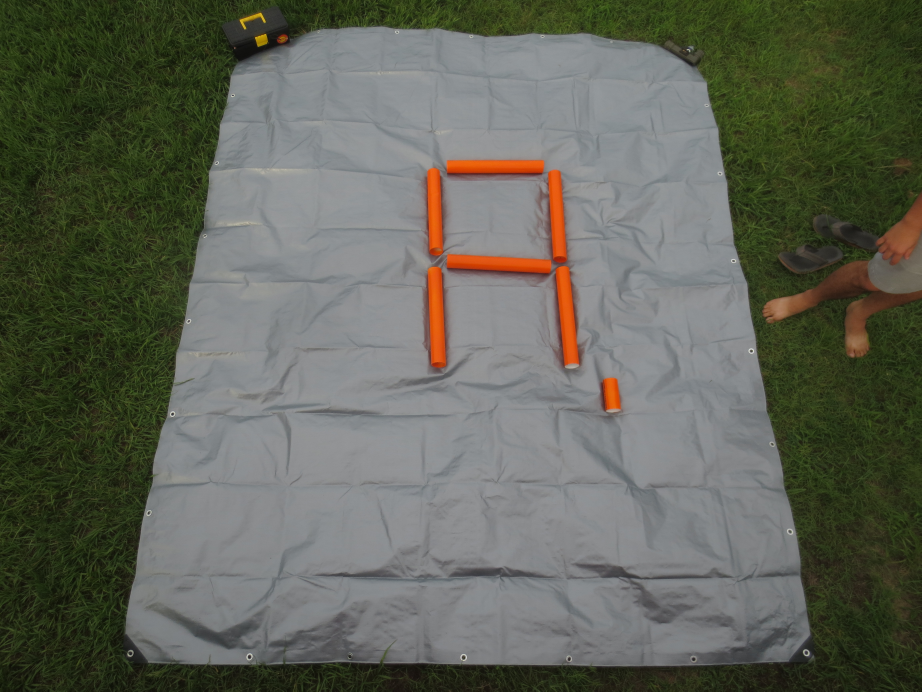
#> input picture Digits/A.JPG, 4608 x 3456 px (shown at 1/5 size)
$ python -i hog_test.py   (imports and definitions only)   (Python 2 division)
#> lines starting #> are read from the running program, lines starting #| are printed output that depends on the picture; after the words box and inside, x2 and y2 are one past the last pixel; in counts of white or black regions, pixels touching at a corner belong together
#> further down, picture is the input picture: shape (3456, 4608, 3); mean B, G, R 87.3, 99.1, 96.2
__author__ = 'Ralph F. Leyva'

# Module imports
import cv2
import json
import numpy as np
from StringIO import StringIO
from sklearn.externals import joblib
from skimage.feature import hog

'''
    PROPAGATOR OCR SERVER
        This script will implement a Linear SVC/HOG based OCR client
        to recognize images being passed through JSON which contain
        hexadecimal-like digits constructed out of pipes. Sample images
        can be found in the Digits folder.
'''

# HSV color-ranges used to threshold out the hexadecimal value
orange_min_hsv = np.array([0, 50, 50],np.uint8)
orange_max_hsv = np.array([10, 255, 255],np.uint8)

def convert_bgr2greyscale(cv_image):
    # Converts the image from BGR colorspace to greyscale
    return cv2.cvtColor(cv_image, cv2.COLOR_BGR2GRAY)

def convert_bgr2hsv(cv_image):
    # Converts the image from BGR colorspace to HSV inorder to threshold
    return cv2.cvtColor(cv_image, cv2.COLOR_BGR2HSV)

def resize_image(image, scaling_factor):
    # Resizes the image...
#> called with scaling_factor = 0.2
    return cv2.resize(image, (0,0), fx = scaling_factor, fy = scaling_factor)
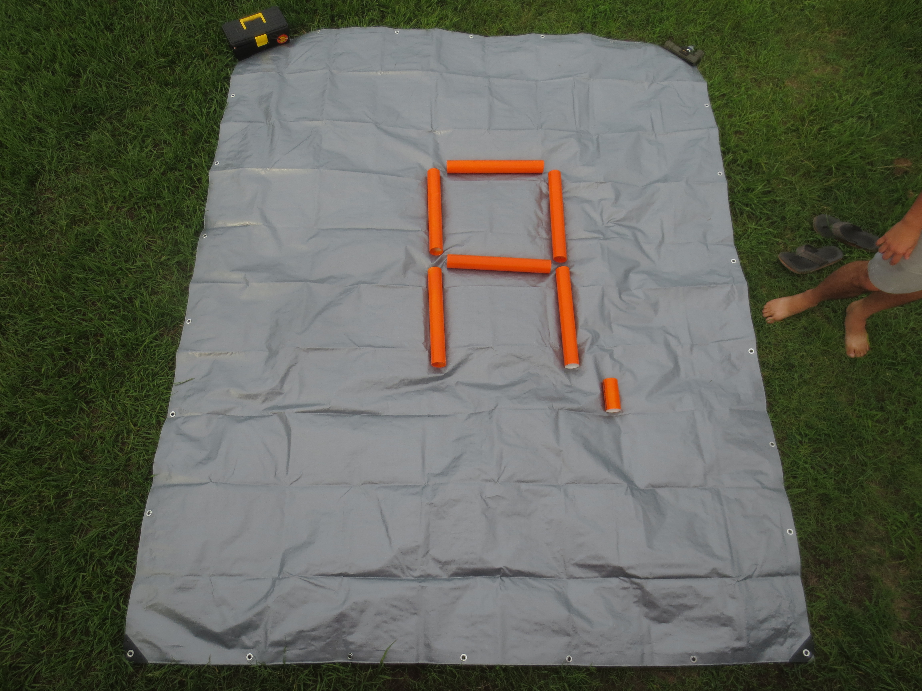
#> returned value: shape (691, 922, 3); mean of channels 0, 1, 2 87.3, 99.1, 96.2; drawn as B, G, R

def transform_image(image):
    # Carries out the appropriate transforms on the given input image. Here
    # we carry out thresholding for orange, and attempt to blur each of the
    # segments for the image to make one continuous blob that we can
    # treat as a hex-value.
    resized_image = resize_image(image, 0.2)
    hsv_cv_image = convert_bgr2hsv(resized_image)
#> in convert_bgr2hsv, `return cv2.cvtColor(cv_image, cv2.COLOR_BGR2HSV)`: returned value: shape (691, 922, 3); mean H, S, V 72.2, 68.6, 102.9
    orange_mask_hsv = cv2.inRange(hsv_cv_image, orange_min_hsv, orange_max_hsv)
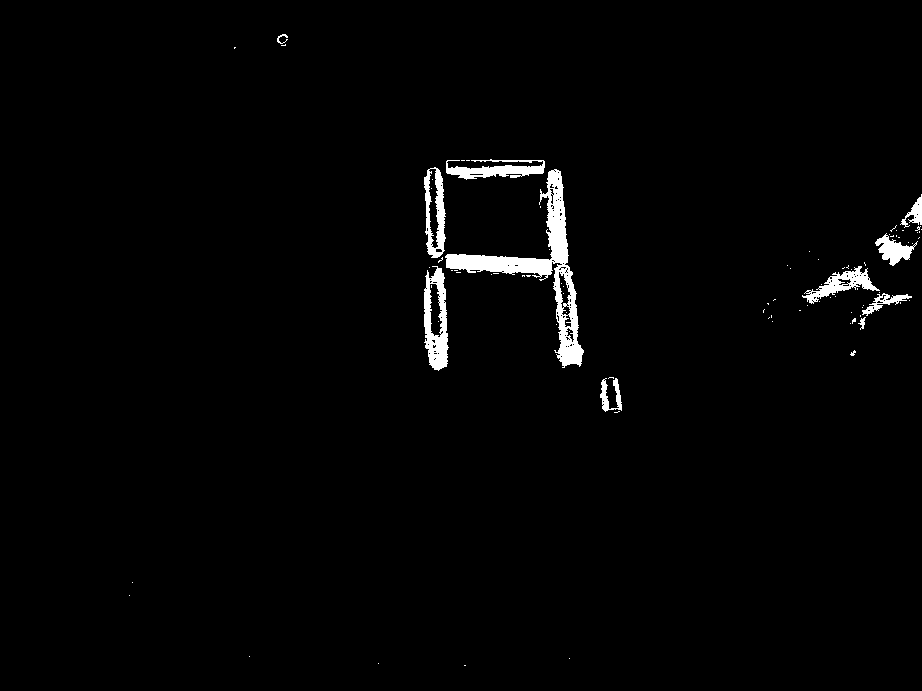
#> orange_mask_hsv: shape (691, 922); 1.8% white; 89 white regions (78 under 20 px), largest, box (x1, y1, x2, y2) and area: (445, 169, 584, 368) 4805, (424, 266, 449, 371) 1533, (446, 159, 545, 180) 1078
    mask_blur = cv2.blur(orange_mask_hsv,(20,20))
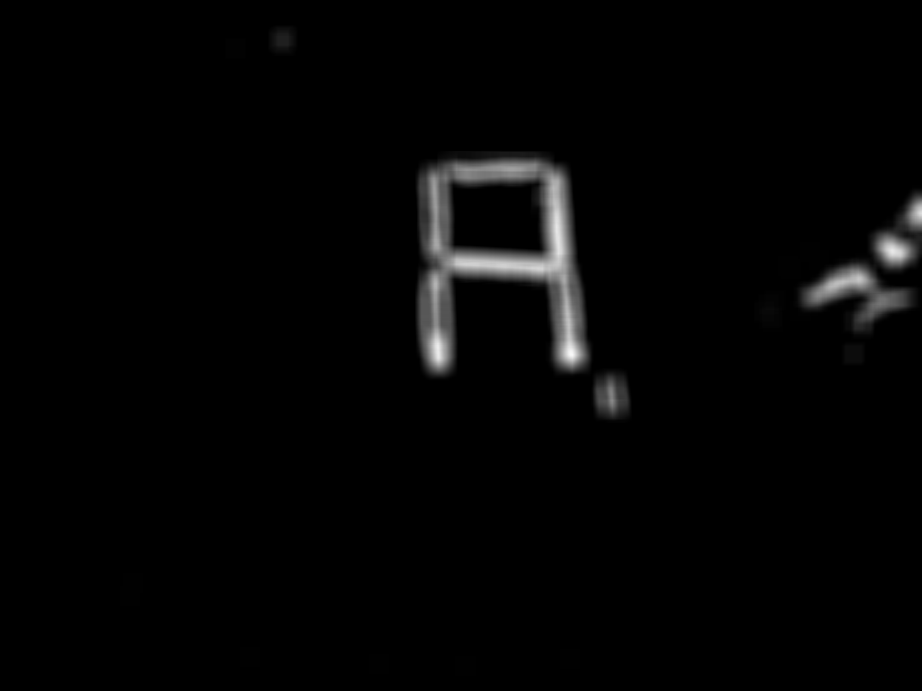
#> mask_blur: shape (691, 922); min 0, max 248, mean 4.5
    return cv2.threshold(mask_blur, 50, 255, cv2.THRESH_BINARY)[1]
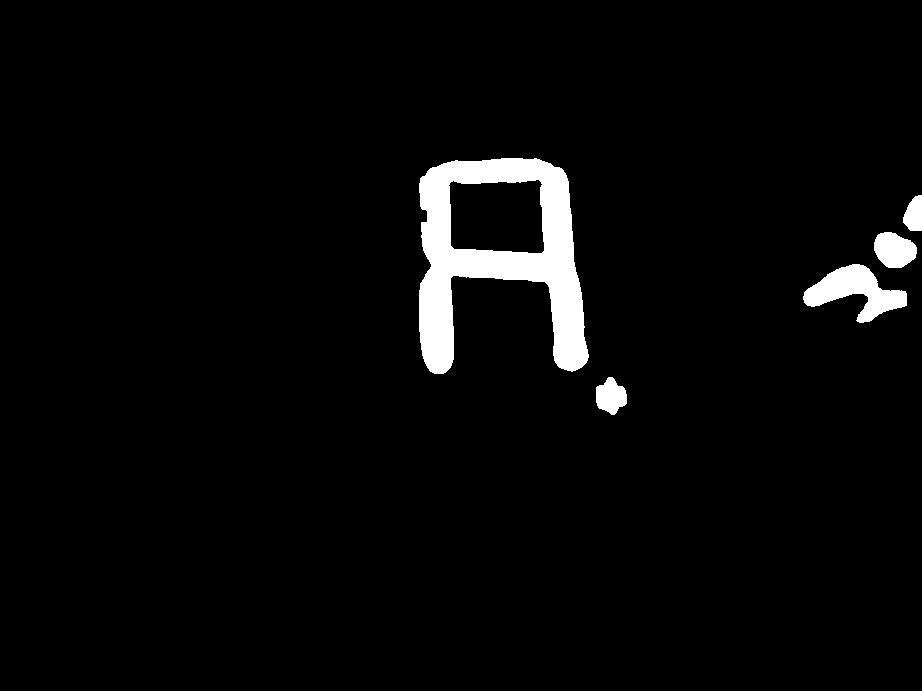
#> returned value: shape (691, 922); 3.5% white; 5 white regions, box (x1, y1, x2, y2) and area: (419, 158, 589, 374) 17051, (803, 264, 907, 323) 2883, (874, 232, 917, 268) 1165, (596, 377, 627, 415) 816, (903, 195, 922, 231) 523

# [36 lines left out: functions edge_detect, find_max_contour, cast_char, recognize_char, not called in this run]

# [16 lines not run here, left out]

>>> import cv2
>>> picture = cv2.imread('Digits/A.JPG')
>>> result = transform_image(picture)

$ run again, on Digits/0.JPG
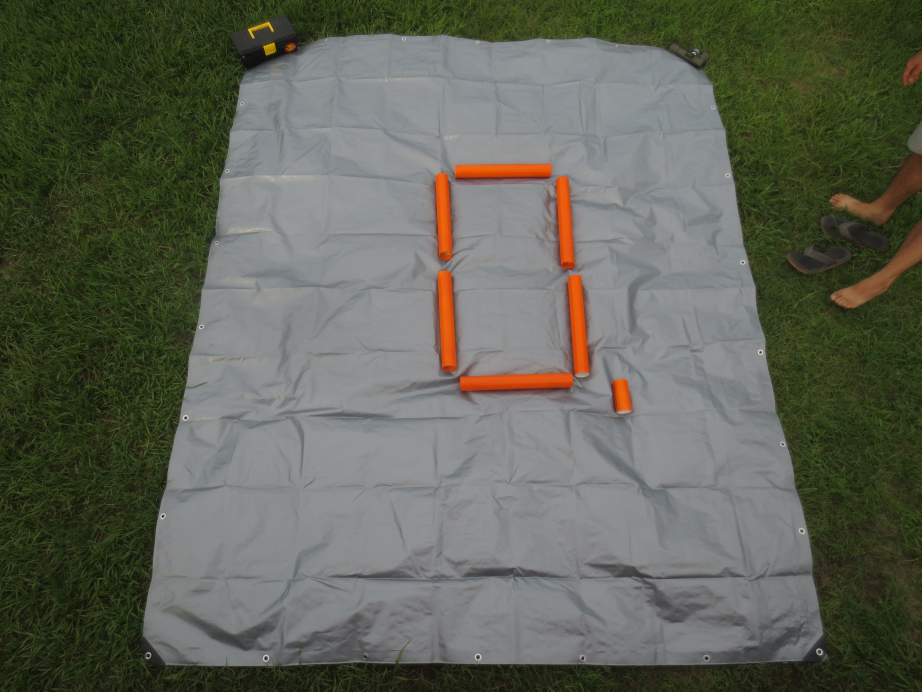
#> input picture Digits/0.JPG, 4608 x 3456 px (shown at 1/5 size)
#> picture is the input picture: shape (3456, 4608, 3); mean B, G, R 86.4, 98.9, 95.6
#> in transform_image, `orange_mask_hsv = cv2.inRange(hsv_cv_image, orange_min_hsv, orange_max..`:
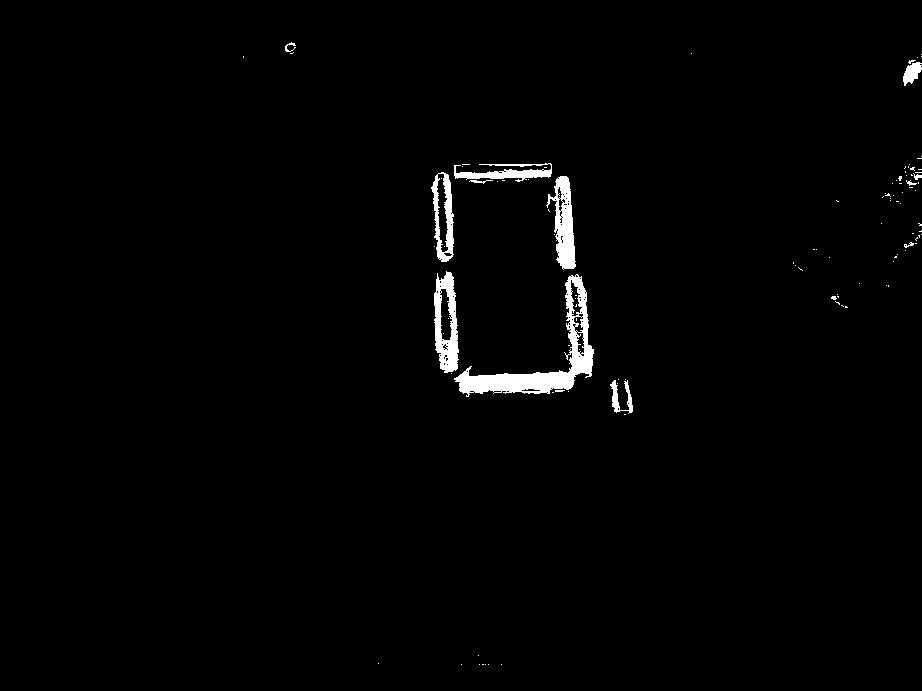
#> orange_mask_hsv: shape (691, 922); 1.5% white; 109 white regions (97 under 20 px), largest, box (x1, y1, x2, y2) and area: (454, 274, 594, 397) 3714, (434, 271, 459, 373) 1509, (546, 176, 576, 270) 1457
#> in transform_image, `return cv2.threshold(mask_blur, 50, 255, cv2.THRESH_BINARY)[1]`:
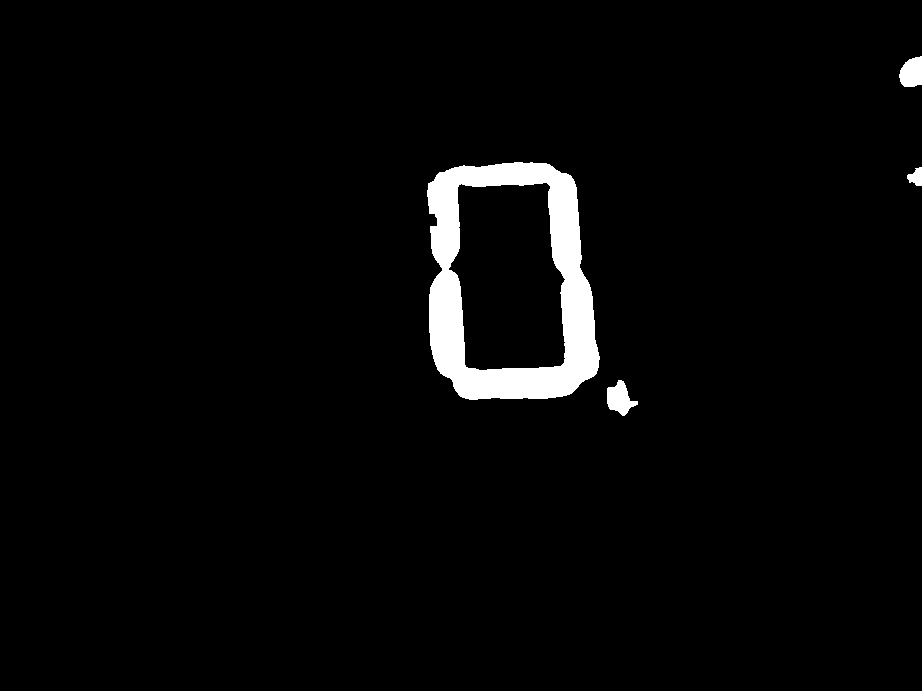
#> returned value: shape (691, 922); 3% white; 4 white regions, box (x1, y1, x2, y2) and area: (427, 162, 600, 400) 17464, (607, 380, 638, 416) 637, (899, 56, 922, 87) 568, (907, 167, 922, 186) 192

$ run again, on Digits/1.JPG
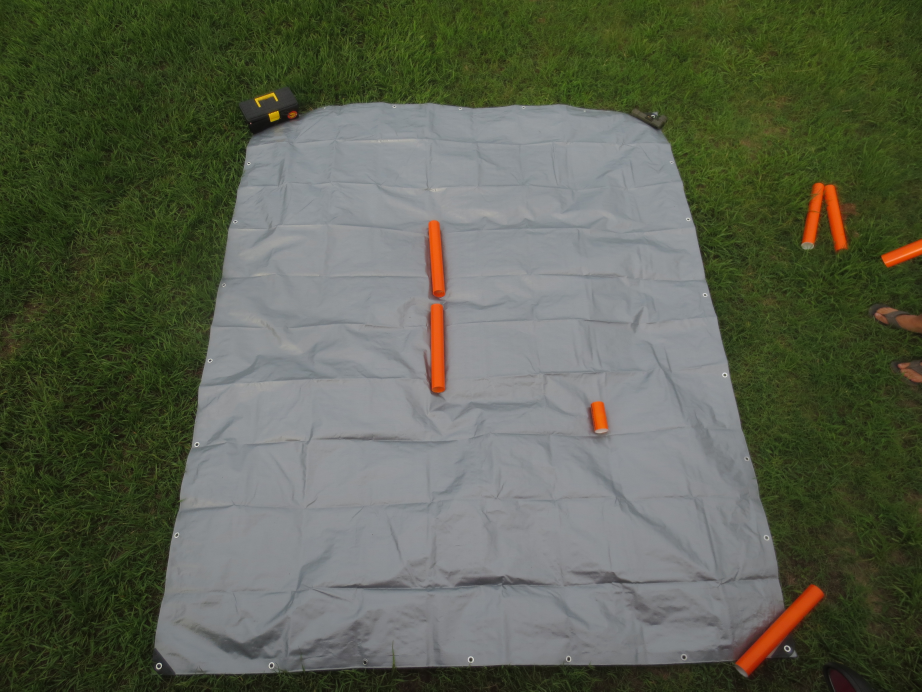
#> input picture Digits/1.JPG, 4608 x 3456 px (shown at 1/5 size)
#> picture is the input picture: shape (3456, 4608, 3); mean B, G, R 79, 96.1, 90.4
#> in transform_image, `orange_mask_hsv = cv2.inRange(hsv_cv_image, orange_min_hsv, orange_max..`:
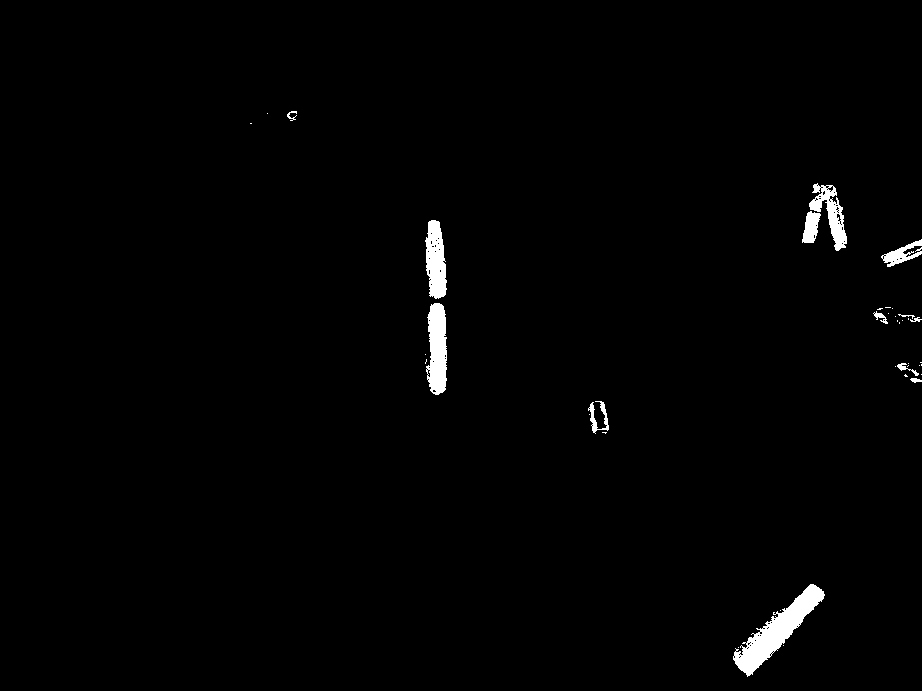
#> orange_mask_hsv: shape (691, 922); 1.2% white; 39 white regions (26 under 20 px), largest, box (x1, y1, x2, y2) and area: (733, 584, 825, 677) 2600, (426, 303, 447, 395) 1494, (425, 220, 447, 299) 1255
#> in transform_image, `return cv2.threshold(mask_blur, 50, 255, cv2.THRESH_BINARY)[1]`:
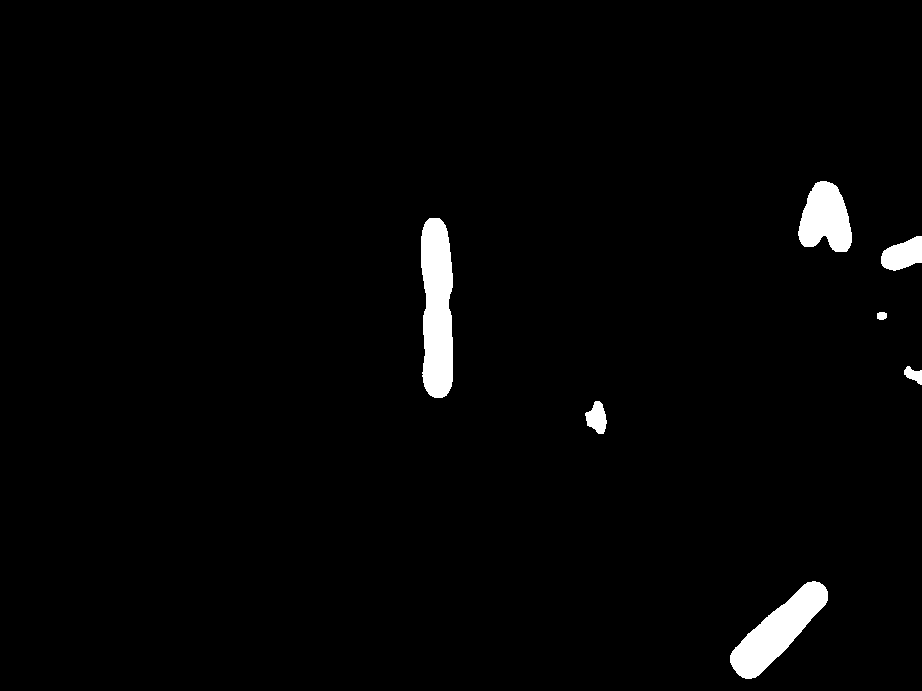
#> returned value: shape (691, 922); 2.1% white; 7 white regions, largest, box (x1, y1, x2, y2) and area: (421, 218, 453, 398) 4908, (730, 581, 828, 679) 3977, (798, 181, 852, 252) 2720
